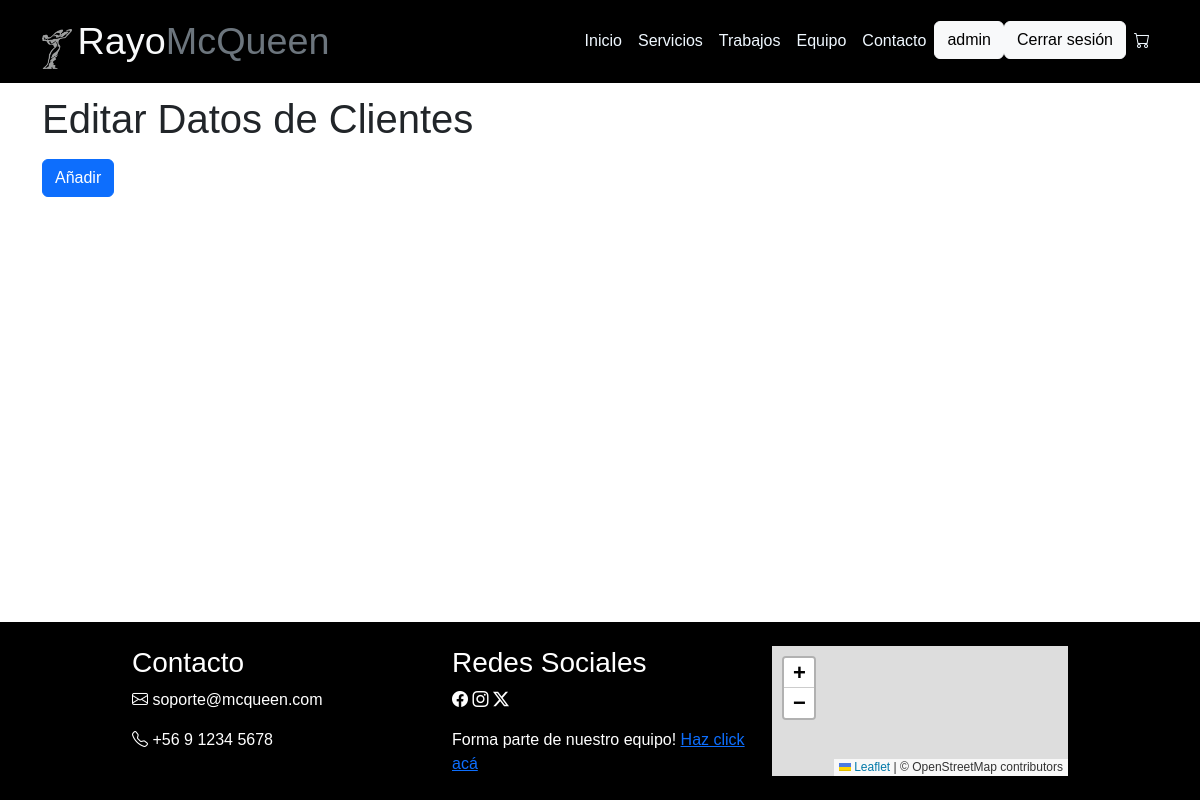
The page /administrador/crud (signed in) on the database as committed earlier.
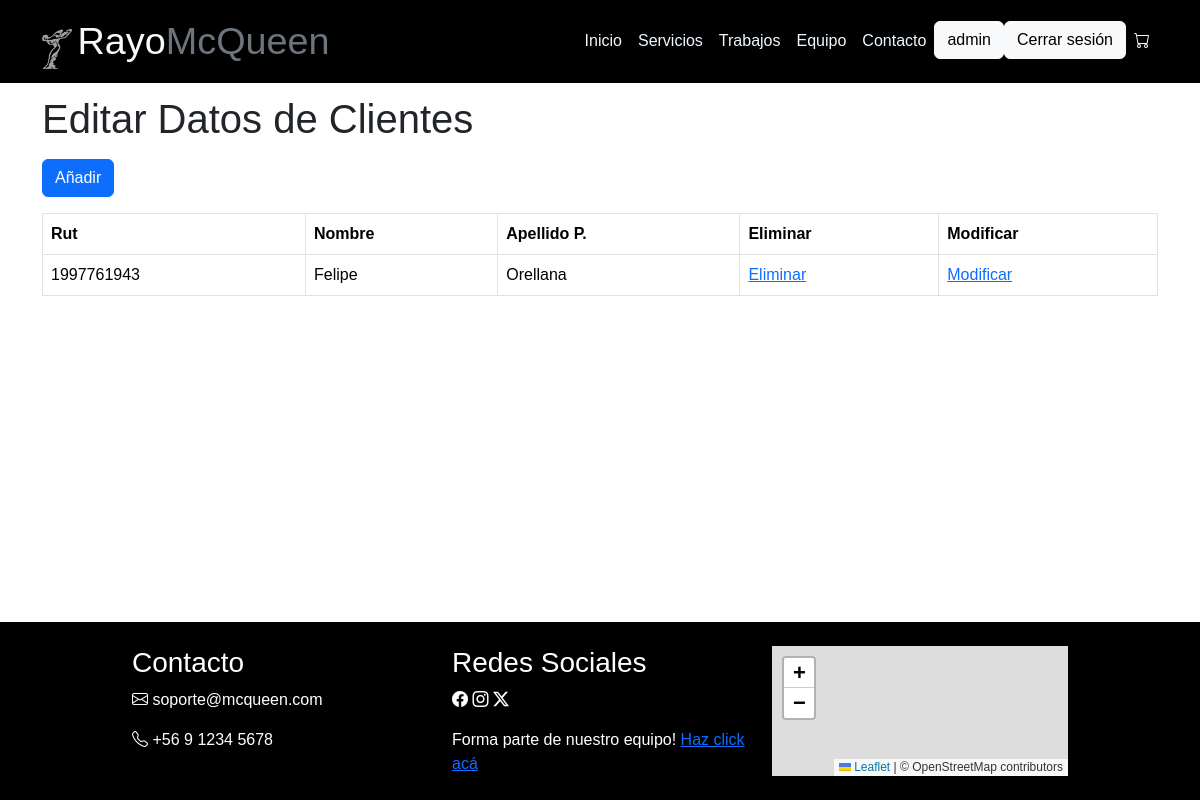
The same page on the database as committed later.
### administrador/models.py (models this page shows, shortened)
class Cliente(models.Model):
    rut              = models.CharField(primary_key=True, max_length=10)
    nombre           = models.CharField(max_length=20)
    apellido_paterno = models.CharField(max_length=20)
    apellido_materno = models.CharField(max_length=20)
    fecha_nacimiento = models.DateField(blank=False, null=False)
    id_genero        = models.ForeignKey('Genero',on_delete=models.CASCADE, db_column='idGenero')
    telefono         = models.CharField(max_length=45)
    email            = models.EmailField(unique=True, max_length=100, blank=True, null=True)
    direccion        = models.CharField(max_length=50, blank=True, null=True)
    activo           = models.IntegerField()

### administrador/views.py (the view)
# urls.py: path('crud', views.crud, name='crud'),
@login_required
@permission_required('administrador.can_add_usuario', login_url='index')
def crud(request):
    clientes = Cliente.objects.all()
    context={"clientes": clientes}
    return render(request, 'administrador/clientes_list.html', context)

### administrador/templates/administrador/clientes_list.html (shortened to what this page needs)
{% load static %}
<!DOCTYPE html>
<html lang="en">
  <head>
  </head>
  <body>
    <div id="navbar">{% include 'taller/navbar.html' %}</div>
    <div class="container" style="margin-top: 1%">
      <h1 class="mb-3">Editar Datos de Clientes</h1>
      <a
        class="btn btn-primary mb-3"
        href="{% url 'clientesAdd' %}"
        role="button"
        >Añadir</a
      >
      <table class="table table-bordered">
        <thead>
          {% if clientes %}
          <th>Rut</th>
          <th>Nombre</th>
          <th>Apellido P.</th>
          <th>Eliminar</th>
          <th>Modificar</th>
          {% for x in clientes %}
          <tr>
            <td>{{ x.rut }}</td>
            <td>{{ x.nombre }}</td>
            <td>{{ x.apellido_paterno }}</td>
            <td><a href="{% url 'clientes_del' pk=x.rut %}">Eliminar</a></td>
            <td>
              <a href="{% url 'clientes_findEdit' pk=x.rut %}">Modificar</a>
            </td>
          </tr>
          {% endfor %} {% endif %}
        </thead>
      </table>
    </div>
    <div id="footer">{% include 'taller/footer.html' %}</div>
  </body>
</html>

Rows that differ between the two databases and show on the page:
added Cliente: rut "1997761943", nombre "Felipe", apellido_paterno "Orellana"
Other text that changed with them:
text now shown: "Rut Nombre Apellido P. Eliminar Modificar"
